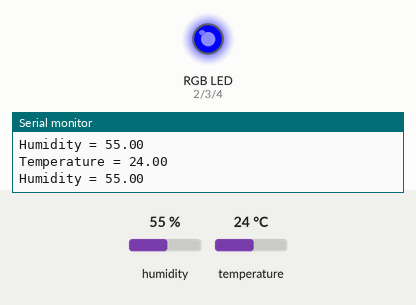
Recording of a sketch running on a simulated Arduino Uno, built with avr-gcc and run on an emulated ATmega328P. Parts: an RGB LED mixed from three pins (HIGH = lit), the last lines printed to the serial monitor. The test bench sets the inputs (shaded band); at power-on: humidity 55 %, temperature 24 °C.

Above: at 1.3 s.
1.4 s: humidity set to 58 %
2.9 s: humidity set to 61 %
At 4.2 s:
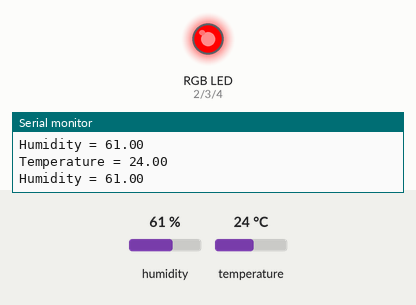
4.6 s: humidity set to 22 %
At 5.6 s:
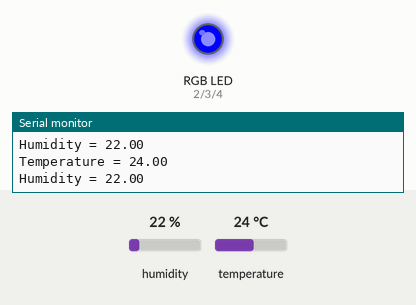
6.2 s: humidity set to 68 %
At 7.0 s:
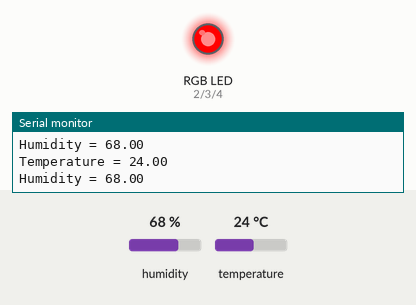
Timing chart, 0 to 8.8 s (numbered marks = the images above; inputs shaded):
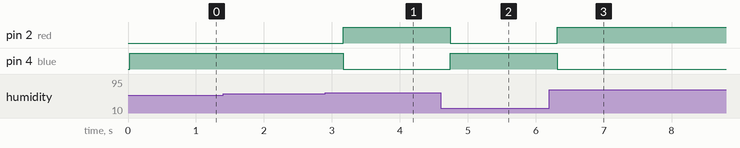

The sketch:

dht11_RGB.ino
```cpp
#include <dht.h>

dht DHT;
int sensor_pin = 7;
int red = 2;
int green = 3;
int blue = 4;
void setup() {
  // put your setup code here, to run once:
  Serial.begin(9600);
  pinMode(red, OUTPUT);
  pinMode(green, OUTPUT);
  pinMode(blue, OUTPUT);
}

void loop() {
  // put your main code here, to run repeatedly:
  int chk = DHT.read11(sensor_pin);
  double temp = DHT.temperature;
  double humid = DHT.humidity;
  Serial.print("Temperature = ");
  Serial.print(temp);
  Serial.println();

  Serial.print("Humidity = ");
  Serial.print(humid);
  Serial.println();
  Serial.println();

  if(humid >= 60){
    setColor(255, 0, 0);
  } else{
    setColor(0, 0, 255);
  }
  delay(500);
}

void setColor(int redVal, int greenVal, int blueVal){
  analogWrite(red, redVal);
  analogWrite(green, greenVal);
  analogWrite(blue, blueVal);
}
```

Measured:
- the behaviour switches between 59 and 60 % on humidity (found by bisection; images 0 and 1)
- after the input at 2.9 s, pin 2 (red): LOW → HIGH after 0.27 s; pin 4 (blue): HIGH → LOW after 0.27 s
- after the input at 4.6 s, pin 2 (red): HIGH → LOW after 0.14 s; pin 4 (blue): LOW → HIGH after 0.14 s
- after the input at 6.2 s, pin 2 (red): LOW → HIGH after 0.12 s; pin 4 (blue): HIGH → LOW after 0.12 s
